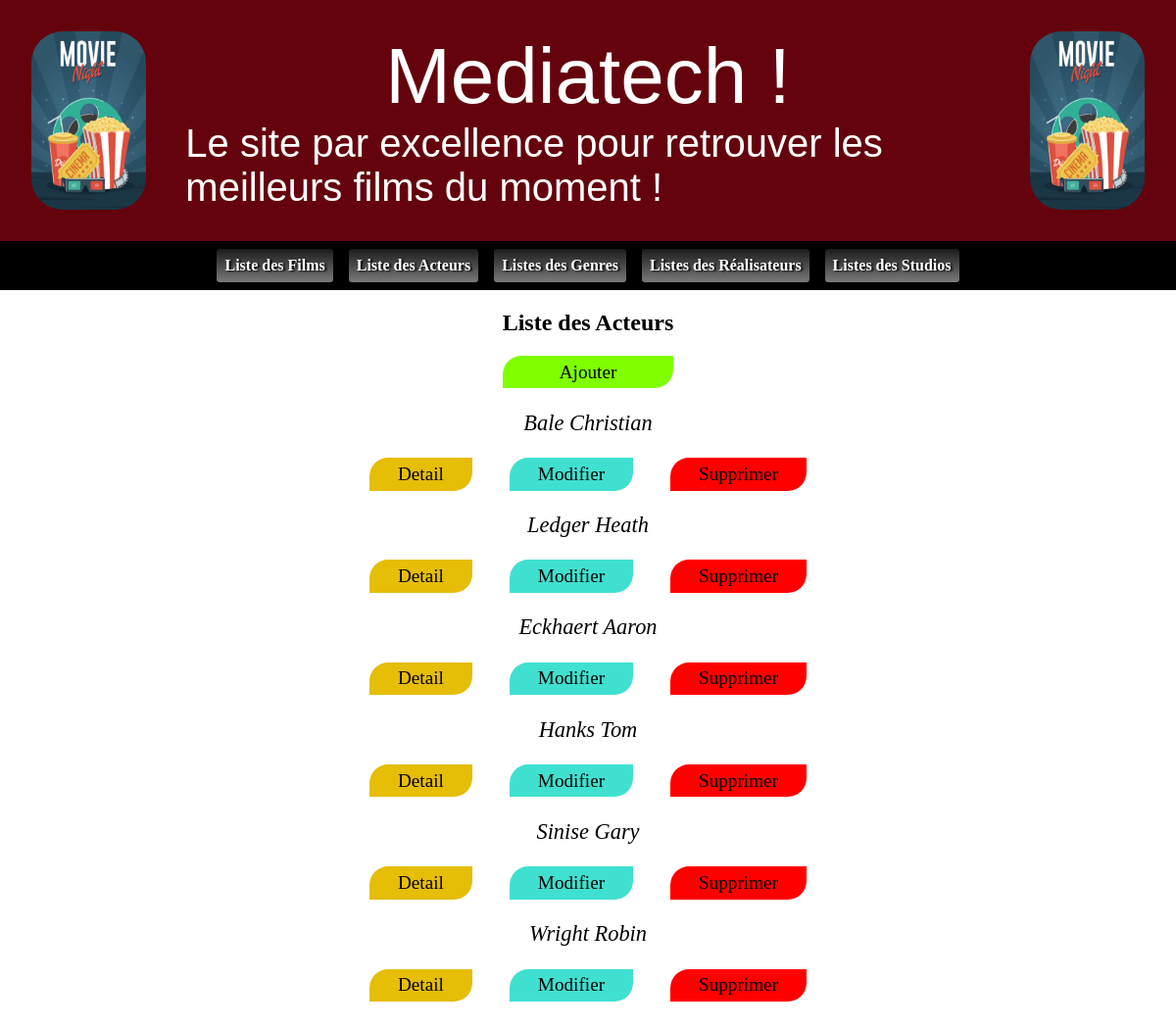
Page /index.php?codePage=listeActeurs on the committed database.
### tables this page shows
CREATE TABLE Acteurs(
        idActeur              Int  Auto_increment  NOT NULL PRIMARY KEY,
        nomActeur             Varchar (50) NOT NULL ,
        prenomActeur          Varchar (50) NOT NULL ,
        origineActeur         Varchar (50) NOT NULL ,
        dateDeNaissanceActeur Date NOT NULL
);

### PHP/MODEL/ActeursManager.Class.php (called while the page is built, shortened)
<?php
class ActeursManager
{
    public static function getList()
    {
        $db = DbConnect::getDb();
        $liste = [];
        $q = $db->query("SELECT * FROM Acteurs");
        while ($donnees = $q->fetch(PDO::FETCH_ASSOC))
        {
            if ($donnees != false)
            {
                $liste[] = new Acteurs($donnees);
            }
        }
        return $liste;
    }
}

### PHP/CONTROLLER/Acteurs.class.php (called while the page is built, shortened)
<?php
class Acteurs
{
    private $_idActeur;
    private $_nomActeur;
    private $_prenomActeur;
    public function getIdActeur()
    {
        return $this->_idActeur;
    }
    public function setIdActeur(int $idActeur)
    {
        $this->_idActeur = $idActeur;
    }
    public function getNomActeur()
    {
        return $this->_nomActeur;
    }
    public function setNomActeur($nomActeur)
    {
        $this->_nomActeur = $nomActeur;
    }
    public function getPrenomActeur()
    {
        return $this->_prenomActeur;
    }
    public function setPrenomActeur($prenomActeur)
    {
        $this->_prenomActeur = $prenomActeur;
    }
    public function hydrate($data)
    {
        foreach ($data as $key => $value) {
            $methode = "set" . ucfirst($key);
        }
    }
}

### PHP/VIEW/ListeActeurs.php (the view)
<?php
echo '<div class = "colonne">
<h2>Liste des Acteurs</h2>
<div class = "liste colonne">';
echo '<a class="ajout" href ="index.php?codePage=formActeur&mode=ajout">Ajouter</a>';
$films = ActeursManager::getList();
foreach ($films as $unFilm)
{
    echo '<div class="text">'.$unFilm->getNomActeur()." ".$unFilm->getPrenomActeur().'</div>';
    echo '<div><div><a class="detail btn" href = "index.php?codePage=formActeur&mode=edit&id='.$unFilm->getIdActeur().'">Detail</a></div>';
    echo '<div><a class="modif btn" href = "index.php?codePage=formActeur&mode=modif&id='.$unFilm->getIdActeur().'">Modifier</a></div>';
    echo '<div><a class="suppr btn" href = "index.php?codePage=formActeur&mode=delete&id='.$unFilm->getIdActeur().'">Supprimer</a></div></div>';
}
echo '</div>';

### index.php (shortened to what this page needs)
<?php
function AfficherPage($page)
{
    $chemin = $page[0];
    $nom = $page[1];
    include 'PHP/VIEW/Head.php';
    include 'PHP/VIEW/Header.php';
    include $chemin . $nom . '.php';
    include 'PHP/VIEW/Footer.php';
}
$routes = [
    "default" => ["PHP/VIEW/", "Accueil", "Accueil"],
    "listeFilms" => ["PHP/VIEW/", "ListeFilms", "Liste des Films"],
    "formFilm" => ["PHP/VIEW/", "FormFilm", "Formulaire des acteurs"],
    "actionFilm" => ["PHP/VIEW/", "ActionsFilms", "Formulaire des Films"],
    "listeActeurs" => ["PHP/VIEW/", "ListeActeurs", "Liste des Acteurs"],
    "formActeur" => ["PHP/VIEW/", "FormActeur", "Formulaire des acteurs"],
    "actionActeur" => ["PHP/VIEW/", "ActionsActeurs", "Formulaire des acteurs"],
    "listeGenres" => ["PHP/VIEW/", "ListeGenres", "Liste des Genres"],
    "formGenre" => ["PHP/VIEW/", "FormGenre", "Formulaire des Genres"],
    "actionsGenres" => ["PHP/VIEW/", "ActionsGenres", "Formulaire des Genres"],
    "listeRealisateurs" => ["PHP/VIEW/", "ListeRealisateurs", "Liste des Realisateurs"],
    "formRealisateur" => ["PHP/VIEW/", "FormRealisateur", "Formulaire des Realisateurs"],
    "actionsRealisateurs" => ["PHP/VIEW/", "ActionsRealisateurs", "Formulaire des Realisateurs"],
    "listeStudios" => ["PHP/VIEW/", "ListeStudios", "Liste des Studios"],
    "formStudio" => ["PHP/VIEW/", "FormStudio", "Formulaire des Studios"],
    "actionsStudios" => ["PHP/VIEW/", "ActionsStudio", "Formulaire des studios"],
];
if (isset($_GET["codePage"]))
{
    $code = $_GET["codePage"];
    if (isset($routes[$code]))
    {
        AfficherPage($routes[$code]);
    }
    else
    {
        AfficherPage($routes["default"]);
    }
}
else
{
    AfficherPage($routes["default"]);
}

### PHP/VIEW/head.php (shortened to what this page needs)
<!doctype html>
<html lang="fr">
<head>
<link rel="stylesheet" href="./CSS/style.css">
</head>
<body>

### PHP/VIEW/Header.php
<header>
    <a href="index.php?codePage=default">
        <div><img class="logo" src="./IMG/logo.png" alt="logo"></div>
    </a>
        <div class="titre colonne centrer"><div class="centrer">Mediatech !</div><div class="soustitre centrer">Le site par excellence pour retrouver les meilleurs films du moment !</div></div>
    <a href="index.php?codePage=default">
        <div><img class="logo" src="./IMG/logo.png" alt="logo"></div>
    </a>
    </header>
    <nav>
        <div></div>
        <div>
        <a href="index.php?codePage=listeFilms">
            <div class="boutons">
                Liste des Films
            </div>
        </a>
        <a href="index.php?codePage=listeActeurs">
            <div class="boutons">
                Liste des Acteurs
            </div>
        </a>
        <a href="index.php?codePage=listeGenres">
            <div class="boutons">
                Listes des Genres
            </div>
        </a>
        <a href="index.php?codePage=listeRealisateurs">
            <div class="boutons">
                Listes des Réalisateurs
            </div>
        </a>
        <a href="index.php?codePage=listeStudios">
            <div class="boutons">
                Listes des Studios
            </div>
        </a>
        </div>
        <div></div>
    </nav>

### PHP/VIEW/Footer.php (shortened to what this page needs)
</body>

### CSS/style.css (style rules this page uses)
html, body { margin: 0; padding: 0; }
div, a, header, footer, nav, article { display: flex; flex: 1; }
img, video { width: 100%; }
.colonne { flex-direction: column; padding-bottom: 2em; }
.centrer { justify-content: center; align-items: center; }
.titre { flex: 7; font-size: 5em; font-family: 'Franklin Gothic Medium', 'Arial Narrow', Arial, sans-serif; color: white; padding: 0 0.5em; }
header { padding: 2em; background-color: #64030D; }
a { text-decoration: none; color: black; }
.logo { border-radius: 2em; }
.soustitre { font-size: 0.5em; }
nav { background-color: black; }
.boutons { text-shadow: 2px 1px 2px black; color: white; background: linear-gradient(#1b1b1b, #7a7a7a); border-radius: 0.2em; padding: 0em 0.5em; justify-content: center; align-items: center; white-space: nowrap; -moz-user-select: none; -webkit-user-select: none; padding: 0.5em; margin: 0.5em; text-decoration: none; font-weight: 900; }
h2 { text-align: center; }
.ajout { background-color: chartreuse; font-size: 1.2em; border-top-left-radius: 1em; border-bottom-right-radius: 1em; padding: 0.3em 3em; }
.liste { justify-content: center; align-items: center; }
.detail { background-color: rgb(230, 189, 7); font-size: 1.2em; border-top-left-radius: 1em; border-bottom-right-radius: 1em; padding: 0.3em 1.5em; margin: 0 1em; }
.modif { background-color: turquoise; font-size: 1.2em; border-top-left-radius: 1em; border-bottom-right-radius: 1em; padding: 0.3em 1.5em; margin: 0 1em; }
.suppr { background-color: red; font-size: 1.2em; border-top-left-radius: 1em; border-bottom-right-radius: 1em; padding: 0.3em 1.5em; margin: 0 1em; }
.text { font-size: 1.4em; margin: 1em 1em; font-style: italic; }

### rows in the picture
acteurs: nomActeur "Bale", prenomActeur "Christian"
acteurs: nomActeur "Ledger", prenomActeur "Heath"
acteurs: nomActeur "Eckhaert", prenomActeur "Aaron"
acteurs: nomActeur "Hanks", prenomActeur "Tom"
acteurs: nomActeur "Sinise", prenomActeur "Gary"
acteurs: nomActeur "Wright", prenomActeur "Robin"
